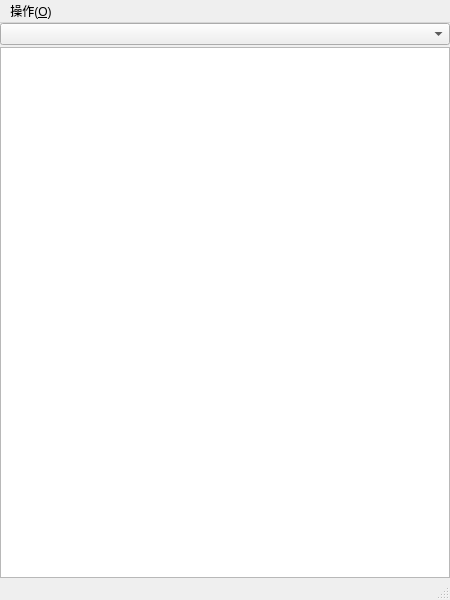
<?xml version="1.0" encoding="UTF-8"?>
<ui version="4.0">
 <class>MainWindow</class>
 <widget class="QMainWindow" name="MainWindow">
  <property name="geometry">
   <rect>
    <x>0</x>
    <y>0</y>
    <width>450</width>
    <height>600</height>
   </rect>
  </property>
  <property name="windowTitle">
   <string>Twitter Client</string>
  </property>
  <widget class="QWidget" name="centralwidget">
   <layout class="QVBoxLayout" name="verticalLayout">
    <property name="spacing">
     <number>2</number>
    </property>
    <property name="margin">
     <number>0</number>
    </property>
    <item>
     <widget class="QComboBox" name="comboBox"/>
    </item>
    <item>
     <widget class="QStatusBrowser" name="textBrowser">
      <property name="openLinks">
       <bool>false</bool>
      </property>
     </widget>
    </item>
   </layout>
  </widget>
  <widget class="QMenuBar" name="menubar">
   <property name="geometry">
    <rect>
     <x>0</x>
     <y>0</y>
     <width>450</width>
     <height>19</height>
    </rect>
   </property>
   <widget class="QMenu" name="menu_O">
    <property name="title">
     <string>操作(&amp;O)</string>
    </property>
    <widget class="QMenu" name="menu_D">
     <property name="title">
      <string>表示(&amp;D)</string>
     </property>
     <addaction name="actionRefresh"/>
    </widget>
    <widget class="QMenu" name="menu_U">
     <property name="title">
      <string>ユーザー(&amp;U)</string>
     </property>
     <addaction name="actionUserShow"/>
    </widget>
    <addaction name="menu_D"/>
    <addaction name="menu_U"/>
    <addaction name="separator"/>
    <addaction name="actionAppAbout"/>
    <addaction name="actionSettings"/>
    <addaction name="separator"/>
    <addaction name="actionExit"/>
   </widget>
   <addaction name="menu_O"/>
  </widget>
  <widget class="QStatusBar" name="statusbar"/>
  <action name="actionExit">
   <property name="text">
    <string>終了(&amp;X)</string>
   </property>
   <property name="statusTip">
    <string>アプリケーションを終了する</string>
   </property>
   <property name="shortcut">
    <string>Ctrl+Q</string>
   </property>
  </action>
  <action name="actionSettings">
   <property name="text">
    <string>設定(&amp;S)...</string>
   </property>
  </action>
  <action name="actionAppAbout">
   <property name="text">
    <string>このアプリについて(&amp;A)...</string>
   </property>
  </action>
  <action name="actionRefresh">
   <property name="text">
    <string>タイムラインを更新(&amp;R)</string>
   </property>
   <property name="shortcut">
    <string>Ctrl+R</string>
   </property>
  </action>
  <action name="actionUserShow">
   <property name="text">
    <string>ユーザーを表示(&amp;U)...</string>
   </property>
   <property name="shortcut">
    <string>Ctrl+U</string>
   </property>
  </action>
 </widget>
 <customwidgets>
  <customwidget>
   <class>QStatusBrowser</class>
   <extends>QTextBrowser</extends>
   <header>qstatusbrowser.h</header>
  </customwidget>
 </customwidgets>
 <resources/>
 <connections>
  <connection>
   <sender>comboBox</sender>
   <signal>currentIndexChanged(int)</signal>
   <receiver>MainWindow</receiver>
   <slot>onComboChanged()</slot>
   <hints>
    <hint type="sourcelabel">
     <x>143</x>
     <y>29</y>
    </hint>
    <hint type="destinationlabel">
     <x>457</x>
     <y>169</y>
    </hint>
   </hints>
  </connection>
  <connection>
   <sender>actionExit</sender>
   <signal>triggered()</signal>
   <receiver>MainWindow</receiver>
   <slot>close()</slot>
   <hints>
    <hint type="sourcelabel">
     <x>-1</x>
     <y>-1</y>
    </hint>
    <hint type="destinationlabel">
     <x>224</x>
     <y>299</y>
    </hint>
   </hints>
  </connection>
  <connection>
   <sender>actionRefresh</sender>
   <signal>triggered()</signal>
   <receiver>MainWindow</receiver>
   <slot>onTimelineRefresh()</slot>
   <hints>
    <hint type="sourcelabel">
     <x>-1</x>
     <y>-1</y>
    </hint>
    <hint type="destinationlabel">
     <x>224</x>
     <y>299</y>
    </hint>
   </hints>
  </connection>
  <connection>
   <sender>actionAppAbout</sender>
   <signal>triggered()</signal>
   <receiver>MainWindow</receiver>
   <slot>onAppAbout()</slot>
   <hints>
    <hint type="sourcelabel">
     <x>-1</x>
     <y>-1</y>
    </hint>
    <hint type="destinationlabel">
     <x>224</x>
     <y>299</y>
    </hint>
   </hints>
  </connection>
  <connection>
   <sender>actionUserShow</sender>
   <signal>triggered()</signal>
   <receiver>MainWindow</receiver>
   <slot>onUserShow()</slot>
   <hints>
    <hint type="sourcelabel">
     <x>-1</x>
     <y>-1</y>
    </hint>
    <hint type="destinationlabel">
     <x>224</x>
     <y>299</y>
    </hint>
   </hints>
  </connection>
  <connection>
   <sender>actionSettings</sender>
   <signal>triggered()</signal>
   <receiver>MainWindow</receiver>
   <slot>onAppSettings()</slot>
   <hints>
    <hint type="sourcelabel">
     <x>-1</x>
     <y>-1</y>
    </hint>
    <hint type="destinationlabel">
     <x>224</x>
     <y>299</y>
    </hint>
   </hints>
  </connection>
 </connections>
 <slots>
  <slot>onComboChanged()</slot>
  <slot>onAppAbout()</slot>
  <slot>onUserShow()</slot>
  <slot>onTimelineRefresh()</slot>
  <slot>onAppSettings()</slot>
 </slots>
</ui>
